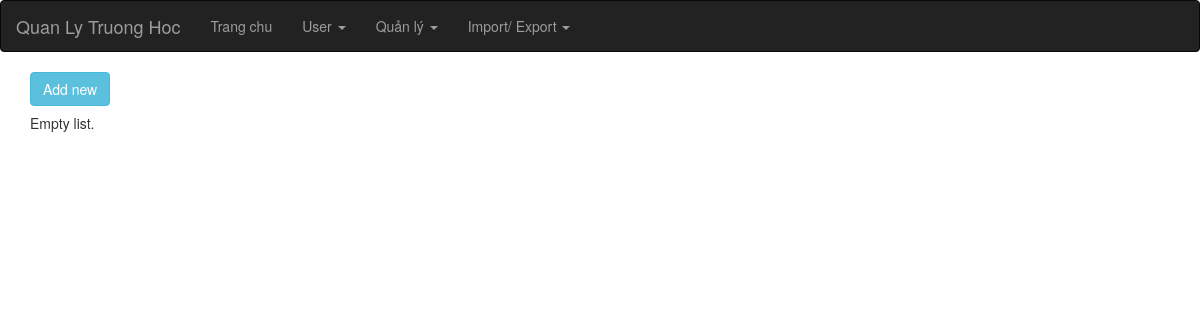
The page /index.php?op=chuongtrinh_list on the database as committed earlier.
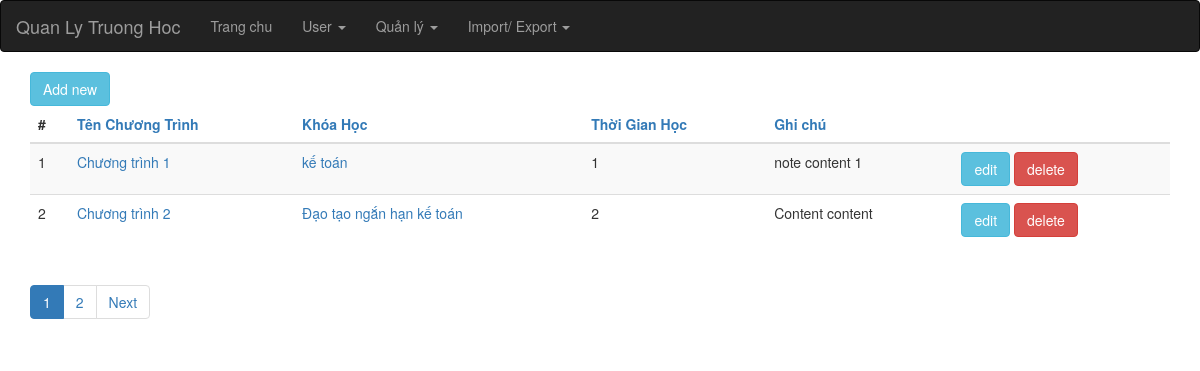
The same page on the database as committed later.
### tables this page shows
CREATE TABLE IF NOT EXISTS `chuong_trinh_hoc` (
  `id` int(6) unsigned NOT NULL AUTO_INCREMENT,
  `ten_chuong_trinh` varchar(255) NOT NULL,
  `khoa_hoc_id` varchar(255) NOT NULL,
  `ghi_chu` varchar(255) DEFAULT NULL,
  `total_time` int(6) DEFAULT NULL,
  PRIMARY KEY (`id`)
);

CREATE TABLE IF NOT EXISTS `khoa_hoc` (
  `id` int(6) unsigned NOT NULL AUTO_INCREMENT,
  `ma_khoa_hoc` varchar(255) NOT NULL,
  `ten_khoa_hoc` varchar(255) NOT NULL,
  `khoa_id` int(6) DEFAULT NULL,
  `ghi_chu` varchar(255) DEFAULT NULL,
  `time_start` date DEFAULT NULL,
  `time_end` date DEFAULT NULL,
  PRIMARY KEY (`id`)
);

### index.php (called while the page is built, shortened)
<?php
require_once 'controller/IndexController.php';
$controller = new IndexController();
$controller->handleRequest();
?>

### model/KhoaHocGateway.php (called while the page is built, shortened)
<?php
class KhoaHocGateway {
    public function selectAll($order, $start, $limit) {
        $dbOrder =  mysql_real_escape_string($order);
        $dbres = mysql_query("SELECT * FROM khoa_hoc ORDER BY $dbOrder ASC limit {$start},{$limit}");
        $data = array();
        while ( ($obj = mysql_fetch_object($dbres)) != NULL ) {
            $data[] = $obj;
        }
        return $data;
    }
}
?>

### model/KhoaHocService.php (called while the page is built, shortened)
<?php
require_once 'model/KhoaHocGateway.php';
class KhoaHocService {
    private $index = NULL;
    private $khoahocGateway    = NULL;
    public function __construct() {
        $this->index = new IndexService();
        $this->khoahocGateway = new KhoaHocGateway();
    }
    public function getAll($order, $start, $limit) {
        try {
            $this->index->openDb();
            $res = $this->khoahocGateway->selectAll($order, $start, $limit);
            $this->index->closeDb();
            return $res;
        } catch (Exception $e) {
            $this->index->closeDb();
            throw $e;
        }
    }
}
?>

### model/ChuongTrinhGateway.php (called while the page is built, shortened)
<?php
class ChuongTrinhGateway {
    public function allRecord() {
        $dbres = mysql_query("SELECT * FROM chuong_trinh_hoc");
        return mysql_num_rows($dbres);
    }
    public function selectAll($order, $start, $limit) {
        if ( !isset($order) ) {
            $order = "ten_chuong_trinh";
        }
        $dbOrder =  mysql_real_escape_string($order);
        $dbres = mysql_query("SELECT * FROM chuong_trinh_hoc ORDER BY $dbOrder ASC limit {$start},{$limit}");
        $data = array();
        while ( ($obj = mysql_fetch_object($dbres)) != NULL ) {
            $data[] = $obj;
        }
        return $data;
    }
}
?>

### model/ChuongTrinhService.php (called while the page is built, shortened)
<?php
require_once 'model/ChuongTrinhGateway.php';
class ChuongTrinhService {
    private $index = NULL;
    private $chuongtrinhGateway    = NULL;
    public function __construct() {
        $this->index = new IndexService();
        $this->chuongtrinhGateway = new ChuongTrinhGateway();
    }
    public function totalRecord()
    {
        try {
            $this->index->openDb();
            $res = $this->chuongtrinhGateway->allRecord();
            $this->index->closeDb();
            return $res;
        } catch (Exception $e) {
            $this->index->closeDb();
            throw $e;
        }
    }
    public function getAll($order, $start, $limit) {
        try {
            $this->index->openDb();
            $res = $this->chuongtrinhGateway->selectAll($order, $start, $limit);
            $this->index->closeDb();
            return $res;
        } catch (Exception $e) {
            $this->index->closeDb();
            throw $e;
        }
    }
}
?>

### view/chuongtrinh/list.php (the view)
<?php require_once(realpath($_SERVER["DOCUMENT_ROOT"]) .'/school/view/include/header.php');?>
<?php
    $Pagination = new Pagination();
?>
<div class="container">
    <div><a href="index.php?op=chuongtrinh_new" class="btn btn-info">Add new</a></div>
    <?php if ( count($data) > 0 ) { ?>
    <table class="table table-striped">
        <thead>
        <tr>
            <th>#</th>
            <th><a href="?op=chuongtrinh_list&orderby=ten_chuong_trinh">Tên Chương Trình</a></th>
            <th><a href="?op=chuongtrinh_list&orderby=khoa_hoc_id">Khóa Học</a></th>
            <th><a href="?op=chuongtrinh_list&orderby=total_time">Thời Gian Học</a></th>
            <th><a href="?op=chuongtrinh_list&orderby=ghi_chu">Ghi chú</a></th>
            <th>&nbsp;</th>
        </tr>
        </thead>
        <tbody>
        <?php $i = 0; foreach ($data as $item): $i++;?>
            <tr>
                <td><?php echo $i;?></td>
                <td><a href="index.php?op=chuongtrinh_show&id=<?php echo $item->id; ?>"><?php echo $item->ten_chuong_trinh; ?></a></td>
                <td>
                    <a href="index.php?op=khoahoc_show&id=<?php echo $item->khoa_hoc_id; ?>">
                        <?php foreach ($khoaHocList as $khoahoc) {
                            if ( $item->khoa_hoc_id == $khoahoc->id ) {
                                echo $khoahoc->ten_khoa_hoc;
                            }
                        }; ?>
                    </a></td>
                <td><?php echo $item->total_time; ?></td>
                <td><?php echo $item->ghi_chu; ?></td>
                <td>
                    <a href="index.php?op=chuongtrinh_edit&id=<?php echo $item->id; ?>" class="btn btn-info">edit</a>
                    <a href="index.php?op=chuongtrinh_delete&id=<?php echo $item->id; ?>" class="btn btn-danger" onclick="return checkDel()">delete</a>
                </td>
            </tr>
        <?php endforeach; ?>
        </tbody>
    </table>
    <ul class="pagination">
        <?php echo $Pagination->listPages($totalPages); ?>
    </ul>
    <?php } else { ?>
        <h5>Empty list.</h5>
    <?php } ?>
</div>
<?php require_once(realpath($_SERVER["DOCUMENT_ROOT"]) .'/school/view/include/footer.php');?>

### controller/IndexController.php (shortened to what this page needs)
<?php
require_once 'model/KhoaService.php';
require_once 'model/Pagination.php';
require_once 'model/KhoaHocService.php';
require_once 'model/ChuongTrinhService.php';
class IndexController {
    private $khoahocService = NULL;
    private $chuongtrinhService = NULL;
    public function __construct() {
        $this->khoahocService = new KhoaHocService();
        $this->chuongtrinhService = new ChuongTrinhService();
    }
    public function handleRequest() {
        $op = isset($_GET['op'])?$_GET['op']:NULL;
        try {
            if ( !$op ) {
                $this->indexPage();
            } elseif ($op == 'khoa_list') {
                $this->listKhoa();
            } elseif ($op == 'khoa_new') {
                $this->saveKhoa();
            } elseif ($op == 'khoa_show') {
                $this->showKhoa();
            } elseif ($op == 'khoa_edit') {
                $this->editKhoa();
            } elseif ($op == 'khoa_delete') {
                $this->deleteKhoa();
            } elseif (strpos($op, "khoa_list") !== false) {
                $this->listKhoa();
            } elseif ($op == 'user_register') {
                $this->saveUser();
            } elseif ($op == 'user_login') {
                $this->loginUser();
            } elseif ($op == 'user_info') {
                $this->infoUser();
            } elseif ($op == 'user_logout') {
                $this->logoutUser();
            } elseif ($op == 'import_gv') {
                $this->importUser();
            } elseif ($op == 'user_changepassword') {
                $this->changePassUser();
            } elseif ($op == 'user_edit') {
                $this->changeUser();
            } elseif ($op == 'import_sv') {
                $this->importSV();
            } elseif ($op == 'khoahoc_list') {
                $this->listKhoaHoc();
            } elseif ($op == 'khoahoc_new') {
                $this->saveKhoaHoc();
            } elseif ($op == 'khoahoc_show') {
                $this->showKhoaHoc();
            } elseif ($op == 'khoahoc_edit') {
                $this->editKhoaHoc();
            } elseif ($op == 'khoahoc_delete') {
                $this->deleteKhoaHoc();
            } elseif (strpos($op, "khoahoc_list") !== false) {
                $this->listKhoaHoc();
            } elseif ($op == 'chuongtrinh_list') {
                $this->listChuongTrinh();
            } elseif ($op == 'chuongtrinh_new') {
                $this->saveChuongTrinh();
            } elseif ($op == 'chuongtrinh_show') {
                $this->showChuongTrinh();
            } elseif ($op == 'chuongtrinh_edit') {
                $this->editChuongTrinh();
            } elseif ($op == 'chuongtrinh_delete') {
                $this->deleteChuongTrinh();
            } elseif (strpos($op, "chuongtrinh_list") !== false) {
                $this->listChuongTrinh();
            } elseif ($op == 'gv_list') {
                $this->listGV();
            } elseif ($op == 'gv_new') {
                $this->saveGV();
            } elseif ($op == 'gv_show') {
                $this->showGV();
            } elseif ($op == 'gv_edit') {
                $this->editGV();
            } elseif ($op == 'gv_delete') {
                $this->deleteGV();
            } elseif (strpos($op, "gv_list") !== false) {
                $this->listGV();
            } elseif ($op == 'sv_list') {
                $this->listSV();
            } elseif ($op == 'sv_new') {
                $this->saveSV();
            } elseif ($op == 'sv_show') {
                $this->showSV();
            } elseif ($op == 'sv_edit') {
                $this->editSV();
            } elseif ($op == 'sv_delete') {
                $this->deleteSV();
            } elseif (strpos($op, "sv_list") !== false) {
                $this->listSV();
            } elseif ($op == 'bomon_list') {
                $this->listBoMon();
            } elseif ($op == 'bomon_new') {
                $this->saveBoMon();
            } elseif ($op == 'bomon_show') {
                $this->showBoMon();
            } elseif ($op == 'bomon_edit') {
                $this->editBoMon();
            } elseif ($op == 'bomon_delete') {
                $this->deleteBoMon();
            } elseif (strpos($op, "bomon_list") !== false) {
                $this->listBoMon();
            } else {
                $this->showError("Page not found", "Page for operation ".$op." was not found!");
            }
        } catch ( Exception $e ) {
            $this->showError("Application error", $e->getMessage());
        }
    }
    public function listChuongTrinh() {
        $orderby = isset($_GET['orderby'])?$_GET['orderby']:NULL;
        $totalRecord = $this->chuongtrinhService->totalRecord();
        $Pagination = new Pagination();
        $limit = $Pagination->limit;
        $start = $Pagination->start();
        $totalPages = $Pagination->totalPages($totalRecord);
        $data = $this->chuongtrinhService->getAll($orderby, $start, $limit);
        $khoaHocList = $this->khoahocService->getAll('id',0,300);
        include 'view/chuongtrinh/list.php';
    }
}
?>

### view/include/header.php (shortened to what this page needs)
<!DOCTYPE html>
<html>
<head>
    <link rel="stylesheet" href="libs/css/bootstrap.min.css">
    <link rel="stylesheet" href="libs/css/style.css">
</head>
<body>
<nav class="navbar navbar-inverse">
    <div class="container-fluid">
        <div class="navbar-header">
            <a class="navbar-brand" href="index.php">Quan Ly Truong Hoc</a>
        </div>
        <ul class="nav navbar-nav">
            <li><a href="index.php">Trang chu </a></li>
            <li class="dropdown <?php if (strpos($_SERVER['REQUEST_URI'], "user_") !== false) { echo 'active';}?>">
                <a class="dropdown-toggle" data-toggle="dropdown" href="#">User
                    <span class="caret"></span></a>
            </li>
            <li>
                <a class="dropdown-toggle" data-toggle="dropdown" href="#">Quản lý
                    <span class="caret"></span></a>
            </li>
            <li>
                <a class="dropdown-toggle" data-toggle="dropdown" href="#">Import/ Export
                    <span class="caret"></span></a>
            </li>
        </ul>
    </div>
</nav>

### view/include/footer.php (shortened to what this page needs)
</body>
</html>

### model/Pagination.php (shortened to what this page needs)
<?php
class Pagination{
    public $limit = 2;
    protected $_baseUrl;
    public function __construct(){
        $this->_baseUrl = $_SERVER['REQUEST_URI'];
        if (strpos($this->_baseUrl, "_list") !== false) {
            $parts = parse_url($this->_baseUrl);
            parse_str($parts['query'], $query);
            $arrayOp = explode("?", $query['op']);
            $this->_baseUrl = 'index.php?op=' .$arrayOp[0];
        }
    }
    public function start(){
        if(isset($_GET['start'])){
            $start = $_GET['start'];
        }else{
            $start = 0;
        }
        return $start;
    }
    public function totalPages($totalRecord){
        if(isset($_GET['pages'])){
            $totalPages = $_GET['pages'];
        }else{
            $totalPages = ceil($totalRecord/$this->limit);
        }
        return $totalPages;
    }
    public function listPages($totalPages){
        $start = $this->start();
        $limit = $this->limit;
        $listPage = '';
        if($totalPages > 1){
            $current = ($start/$limit) + 1;
            for($i=1;$i<=$totalPages;$i++){
                $newstart = ($i - 1)*$limit;
                if($i == $current){
                    $listPage .= "<li class='active'><span class='current'>".$i."</span></li>";
                }else{
                    $listPage .= "<li><a href='".$this->_baseUrl."?pages=$totalPages&start=$newstart'>".$i."</a></li>";
                }
            }
            if($current != $totalPages){
                $newstart = $start + $limit;
                $listPage .= "<li><a href='".$this->_baseUrl."?pages=$totalPages&start=$newstart'>Next</a></li>";
            }
        }
        return $listPage;
    }
}
?>

Rows that differ between the two databases and show on the page:
added chuong_trinh_hoc: ten_chuong_trinh "Chương trình 1", total_time "1", ghi_chu "note content 1"
added khoa_hoc: ten_khoa_hoc "kế toán", shown under "Chương trình 1"
added chuong_trinh_hoc: ten_chuong_trinh "Chương trình 2", total_time "2", ghi_chu "Content content"
added khoa_hoc: ten_khoa_hoc "Đạo tạo ngắn hạn kế toán", shown under "Chương trình 2"
Other text that changed with them:
text no longer shown: "Empty list."
text now shown: "# Tên Chương Trình Khóa Học Thời Gian Học Ghi chú Next"
new list line: "1"
new list line: "2"
